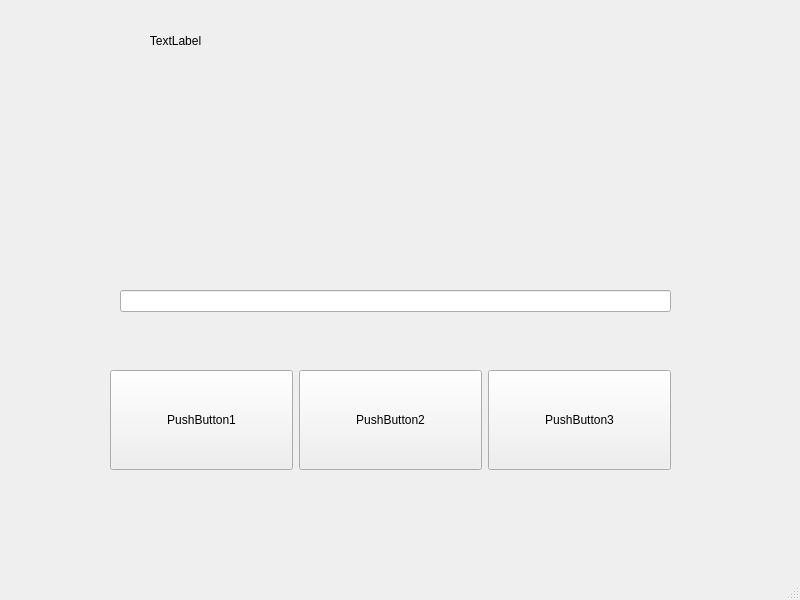
<?xml version="1.0" encoding="UTF-8"?>
<ui version="4.0">
 <class>MainWindow</class>
 <widget class="QMainWindow" name="MainWindow">
  <property name="geometry">
   <rect>
    <x>0</x>
    <y>0</y>
    <width>800</width>
    <height>600</height>
   </rect>
  </property>
  <property name="windowTitle">
   <string>MainWindow</string>
  </property>
  <widget class="QWidget" name="centralwidget">
   <widget class="QLabel" name="label">
    <property name="geometry">
     <rect>
      <x>0</x>
      <y>0</y>
      <width>351</width>
      <height>81</height>
     </rect>
    </property>
    <property name="text">
     <string>TextLabel</string>
    </property>
    <property name="alignment">
     <set>Qt::AlignCenter</set>
    </property>
   </widget>
   <widget class="QWidget" name="horizontalLayoutWidget">
    <property name="geometry">
     <rect>
      <x>110</x>
      <y>320</y>
      <width>561</width>
      <height>201</height>
     </rect>
    </property>
    <layout class="QHBoxLayout" name="horizontalLayout">
     <item>
      <widget class="QPushButton" name="pushButton">
       <property name="minimumSize">
        <size>
         <width>0</width>
         <height>100</height>
        </size>
       </property>
       <property name="text">
        <string>PushButton1</string>
       </property>
      </widget>
     </item>
     <item>
      <widget class="QPushButton" name="pushButton_2">
       <property name="minimumSize">
        <size>
         <width>0</width>
         <height>100</height>
        </size>
       </property>
       <property name="text">
        <string>PushButton2</string>
       </property>
      </widget>
     </item>
     <item>
      <widget class="QPushButton" name="pushButton_3">
       <property name="minimumSize">
        <size>
         <width>0</width>
         <height>100</height>
        </size>
       </property>
       <property name="text">
        <string>PushButton3</string>
       </property>
      </widget>
     </item>
    </layout>
   </widget>
   <widget class="QLineEdit" name="lineEdit">
    <property name="geometry">
     <rect>
      <x>120</x>
      <y>290</y>
      <width>551</width>
      <height>22</height>
     </rect>
    </property>
   </widget>
  </widget>
  <widget class="QMenuBar" name="menubar">
   <property name="geometry">
    <rect>
     <x>0</x>
     <y>0</y>
     <width>800</width>
     <height>22</height>
    </rect>
   </property>
  </widget>
  <widget class="QStatusBar" name="statusbar"/>
 </widget>
 <resources/>
 <connections>
  <connection>
   <sender>pushButton</sender>
   <signal>clicked()</signal>
   <receiver>MainWindow</receiver>
   <slot>Button_slot1()</slot>
   <hints>
    <hint type="sourcelabel">
     <x>204</x>
     <y>454</y>
    </hint>
    <hint type="destinationlabel">
     <x>203</x>
     <y>549</y>
    </hint>
   </hints>
  </connection>
  <connection>
   <sender>pushButton_2</sender>
   <signal>clicked()</signal>
   <receiver>MainWindow</receiver>
   <slot>Button_slot2()</slot>
   <hints>
    <hint type="sourcelabel">
     <x>375</x>
     <y>449</y>
    </hint>
    <hint type="destinationlabel">
     <x>375</x>
     <y>552</y>
    </hint>
   </hints>
  </connection>
  <connection>
   <sender>pushButton_3</sender>
   <signal>clicked()</signal>
   <receiver>MainWindow</receiver>
   <slot>Button_slot3()</slot>
   <hints>
    <hint type="sourcelabel">
     <x>572</x>
     <y>443</y>
    </hint>
    <hint type="destinationlabel">
     <x>574</x>
     <y>528</y>
    </hint>
   </hints>
  </connection>
  <connection>
   <sender>lineEdit</sender>
   <signal>textChanged(QString)</signal>
   <receiver>label</receiver>
   <slot>setText(QString)</slot>
   <hints>
    <hint type="sourcelabel">
     <x>362</x>
     <y>317</y>
    </hint>
    <hint type="destinationlabel">
     <x>225</x>
     <y>102</y>
    </hint>
   </hints>
  </connection>
 </connections>
 <slots>
  <slot>Button_slot1()</slot>
  <slot>Button_slot2()</slot>
  <slot>Button_slot3()</slot>
  <slot>slider_Changed_Slot01()</slot>
 </slots>
</ui>
